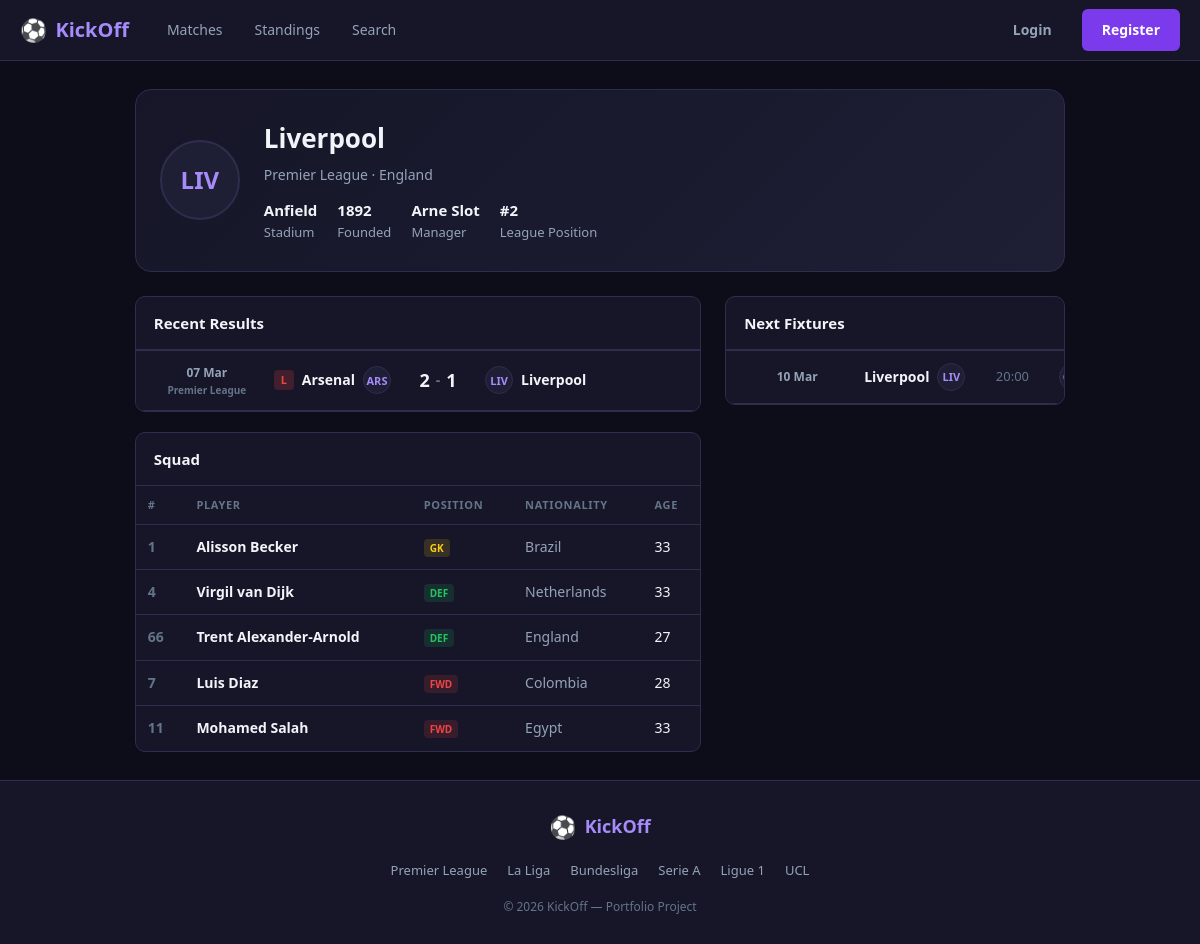
Screenshot of /team.php?id=2 with the database file from the repository.
### tables this page shows
CREATE TABLE teams (
    id         INT PRIMARY KEY AUTO_INCREMENT,
    league_id  INT NOT NULL,
    name       VARCHAR(100) NOT NULL,
    short_name VARCHAR(10)  NOT NULL,
    stadium    VARCHAR(100),
    founded    INT,
    coach      VARCHAR(100),
    FOREIGN KEY (league_id) REFERENCES leagues(id)
);

CREATE TABLE leagues (
    id      INT PRIMARY KEY AUTO_INCREMENT,
    name    VARCHAR(100) NOT NULL,
    country VARCHAR(100) NOT NULL,
    season  VARCHAR(10)  NOT NULL
);

CREATE TABLE matches (
    id           INT PRIMARY KEY AUTO_INCREMENT,
    league_id    INT NOT NULL,
    home_team_id INT NOT NULL,
    away_team_id INT NOT NULL,
    home_score   INT DEFAULT NULL,
    away_score   INT DEFAULT NULL,
    status       ENUM('scheduled','live','finished') NOT NULL DEFAULT 'scheduled',
    match_date   DATETIME NOT NULL,
    matchday     INT,
    venue        VARCHAR(100),
    FOREIGN KEY (league_id)    REFERENCES leagues(id),
    FOREIGN KEY (home_team_id) REFERENCES teams(id),
    FOREIGN KEY (away_team_id) REFERENCES teams(id)
);

CREATE TABLE players (
    id          INT PRIMARY KEY AUTO_INCREMENT,
    team_id     INT NOT NULL,
    name        VARCHAR(100) NOT NULL,
    position    ENUM('GK','DEF','MID','FWD') NOT NULL,
    nationality VARCHAR(100),
    age         INT,
    number      INT,
    FOREIGN KEY (team_id) REFERENCES teams(id)
);

### classes/Team.php (called while the page is built, shortened)
<?php
class Team {
    private mysqli $conn;
    public function __construct(mysqli $conn) {
        $this->conn = $conn;
    }
    public function getById(int $id): ?array {
        $stmt = $this->conn->prepare(
            "SELECT t.*, l.name AS league_name, l.country, l.season
             FROM teams t
             JOIN leagues l ON l.id = t.league_id
             WHERE t.id = ?"
        );
        $stmt->bind_param('i', $id);
        $stmt->execute();
        $team = $stmt->get_result()->fetch_assoc();
        return $team ?: null;
    }
    public function getSquad(int $teamId): array {
        $stmt = $this->conn->prepare(
            "SELECT * FROM players WHERE team_id = ?
             ORDER BY FIELD(position,'GK','DEF','MID','FWD'), number ASC"
        );
        $stmt->bind_param('i', $teamId);
        $stmt->execute();
        $players = $stmt->get_result()->fetch_all(MYSQLI_ASSOC);
        return $players;
    }
}

### classes/Standing.php (called while the page is built, shortened)
<?php
class Standing {
    private mysqli $conn;
    public function __construct(mysqli $conn) {
        $this->conn = $conn;
    }
    public function getByLeague(int $leagueId): array {
        $stmt = $this->conn->prepare(
            "SELECT s.*, t.name AS team_name, t.short_name,
                    (s.goals_for - s.goals_against) AS goal_diff
             FROM standings s
             JOIN teams t ON t.id = s.team_id
             WHERE s.league_id = ?
             ORDER BY s.points DESC, goal_diff DESC, s.goals_for DESC"
        );
        $stmt->bind_param('i', $leagueId);
        $stmt->execute();
        $rows = $stmt->get_result()->fetch_all(MYSQLI_ASSOC);
        return $rows;
    }
    public function getTeamPosition(int $leagueId, int $teamId): int {
        $rows = $this->getByLeague($leagueId);
        foreach ($rows as $i => $row) {
            if ((int)$row['team_id'] === $teamId) return $i + 1;
        }
        return 0;
    }
}

### classes/Match.php (called while the page is built, shortened)
<?php
class FootballMatch {
    private mysqli $conn;
    public function __construct(mysqli $conn) {
        $this->conn = $conn;
    }
    public function getRecentByTeam(int $teamId, int $limit = 5): array {
        $stmt = $this->conn->prepare(
            "SELECT m.*, l.name AS league_name,
                    ht.name AS home_name, ht.short_name AS home_short,
                    at.name AS away_name, at.short_name AS away_short
             FROM matches m
             JOIN leagues l ON l.id = m.league_id
             JOIN teams ht  ON ht.id = m.home_team_id
             JOIN teams at  ON at.id = m.away_team_id
             WHERE (m.home_team_id = ? OR m.away_team_id = ?)
               AND m.status = 'finished'
             ORDER BY m.match_date DESC
             LIMIT ?"
        );
        $stmt->bind_param('iii', $teamId, $teamId, $limit);
        $stmt->execute();
        $matches = $stmt->get_result()->fetch_all(MYSQLI_ASSOC);
        return $matches;
    }
    public function getUpcomingByTeam(int $teamId, int $limit = 3): array {
        $stmt = $this->conn->prepare(
            "SELECT m.*, l.name AS league_name,
                    ht.name AS home_name, ht.short_name AS home_short,
                    at.name AS away_name, at.short_name AS away_short
             FROM matches m
             JOIN leagues l ON l.id = m.league_id
             JOIN teams ht  ON ht.id = m.home_team_id
             JOIN teams at  ON at.id = m.away_team_id
             WHERE (m.home_team_id = ? OR m.away_team_id = ?)
               AND m.status = 'scheduled'
             ORDER BY m.match_date ASC
             LIMIT ?"
        );
        $stmt->bind_param('iii', $teamId, $teamId, $limit);
        $stmt->execute();
        $matches = $stmt->get_result()->fetch_all(MYSQLI_ASSOC);
        return $matches;
    }
}

### team.php (the view, shortened to what this page needs)
<?php
require_once 'classes/Team.php';
require_once 'classes/Match.php';
require_once 'classes/Standing.php';
$db         = Database::getInstance()->getConn();
$teamObj    = new Team($db);
$matchObj   = new FootballMatch($db);
$standingObj = new Standing($db);
$id   = isset($_GET['id']) ? (int)$_GET['id'] : 0;
$team = $teamObj->getById($id);
$squad    = $teamObj->getSquad($id);
$recent   = $matchObj->getRecentByTeam($id, 5);
$upcoming = $matchObj->getUpcomingByTeam($id, 3);
$position = $standingObj->getTeamPosition((int)$team['league_id'], $id);
$squadByPos = ['GK' => [], 'DEF' => [], 'MID' => [], 'FWD' => []];
foreach ($squad as $p) {
    $squadByPos[$p['position']][] = $p;
}
function resultBadge(array $match, int $teamId): string {
    $isHome = (int)$match['home_team_id'] === $teamId;
    $scored  = $isHome ? (int)$match['home_score'] : (int)$match['away_score'];
    $conceded = $isHome ? (int)$match['away_score'] : (int)$match['home_score'];
    return '<span class="result-badge result-l">L</span>';
}
?>
<!DOCTYPE html>
<html lang="en">
<head>
    <link rel="stylesheet" href="<?= BASE_URL ?>/css/style.css">
</head>
<body>
<?php include 'includes/navbar.php'; ?>
<div class="page-container">
    <div class="team-hero">
        <div class="team-hero-badge"><?= htmlspecialchars($team['short_name']) ?></div>
        <div class="team-hero-info">
            <div style="display:flex;align-items:center;gap:14px;flex-wrap:wrap;">
                <h1><?= htmlspecialchars($team['name']) ?></h1>
            </div>
            <p><?= htmlspecialchars($team['league_name']) ?> · <?= htmlspecialchars($team['country']) ?></p>
            <div class="team-hero-meta">
                <?php if ($team['stadium']): ?>
                <div class="meta-item">
                    <strong><?= htmlspecialchars($team['stadium']) ?></strong>
                    Stadium
                </div>
                <?php endif; ?>
                <?php if ($team['founded']): ?>
                <div class="meta-item">
                    <strong><?= $team['founded'] ?></strong>
                    Founded
                </div>
                <?php endif; ?>
                <?php if ($team['coach']): ?>
                <div class="meta-item">
                    <strong><?= htmlspecialchars($team['coach']) ?></strong>
                    Manager
                </div>
                <?php endif; ?>
                <?php if ($position): ?>
                <div class="meta-item">
                    <strong>#<?= $position ?></strong>
                    League Position
                </div>
                <?php endif; ?>
            </div>
        </div>
    </div>
    <div class="two-col">
        <div>
            <?php if (!empty($recent)): ?>
            <div class="card" style="margin-bottom:20px;">
                <div class="card-header"><h2>Recent Results</h2></div>
                <div class="card-body" style="padding:0;">
                    <div class="matches-list">
                        <?php foreach ($recent as $m): ?>
                        <a href="<?= BASE_URL ?>/match.php?id=<?= $m['id'] ?>" class="match-row"
                           style="margin:0;border-radius:0;border-left:none;border-right:none;">
                            <div class="match-time">
                                <?= date('d M', strtotime($m['match_date'])) ?>
                                <div style="font-size:10px;color:var(--text-dim);"><?= htmlspecialchars($m['league_name']) ?></div>
                            </div>
                            <div class="match-team home">
                                <?= resultBadge($m, $id) ?>
                                <span><?= htmlspecialchars($m['home_name']) ?></span>
                                <div class="team-badge"><?= htmlspecialchars($m['home_short']) ?></div>
                            </div>
                            <div class="match-score">
                                <?= $m['home_score'] ?><span class="score-sep">-</span><?= $m['away_score'] ?>
                            </div>
                            <div class="match-team away">
                                <div class="team-badge"><?= htmlspecialchars($m['away_short']) ?></div>
                                <span><?= htmlspecialchars($m['away_name']) ?></span>
                            </div>
                        </a>
                        <?php endforeach; ?>
                    </div>
                </div>
            </div>
            <?php endif; ?>
            <div class="card">
                <div class="card-header"><h2>Squad</h2></div>
                <div class="table-wrapper">
                    <table class="squad-table">
                        <thead>
                            <tr>
                                <th>#</th>
                                <th>Player</th>
                                <th>Position</th>
                                <th>Nationality</th>
                                <th>Age</th>
                            </tr>
                        </thead>
                        <tbody>
                        <?php foreach ($squadByPos as $pos => $players):
                            if (empty($players)) continue;
                            foreach ($players as $p):
                        ?>
                        <tr>
                            <td style="color:var(--text-dim);font-weight:700;"><?= $p['number'] ?></td>
                            <td>
                                <a href="<?= BASE_URL ?>/player.php?id=<?= $p['id'] ?>" class="player-link">
                                    <?= htmlspecialchars($p['name']) ?>
                                </a>
                            </td>
                            <td><span class="pos-badge pos-<?= $p['position'] ?>"><?= $p['position'] ?></span></td>
                            <td style="color:var(--text-muted);"><?= htmlspecialchars($p['nationality'] ?? '—') ?></td>
                            <td><?= $p['age'] ?? '—' ?></td>
                        </tr>
                        <?php endforeach; endforeach; ?>
                        </tbody>
                    </table>
                </div>
            </div>
        </div>
        <div>
            <?php if (!empty($upcoming)): ?>
            <div class="card">
                <div class="card-header"><h2>Next Fixtures</h2></div>
                <div class="card-body" style="padding:0;">
                    <?php foreach ($upcoming as $m): ?>
                    <a href="<?= BASE_URL ?>/match.php?id=<?= $m['id'] ?>" class="match-row"
                       style="border-radius:0;border-left:none;border-right:none;">
                        <div class="match-time">
                            <?= date('d M', strtotime($m['match_date'])) ?>
                        </div>
                        <div class="match-team home">
                            <span><?= htmlspecialchars($m['home_name']) ?></span>
                            <div class="team-badge"><?= htmlspecialchars($m['home_short']) ?></div>
                        </div>
                        <div class="match-score scheduled"><?= date('H:i', strtotime($m['match_date'])) ?></div>
                        <div class="match-team away">
                            <div class="team-badge"><?= htmlspecialchars($m['away_short']) ?></div>
                        </div>
                    </a>
                    <?php endforeach; ?>
                </div>
            </div>
            <?php endif; ?>
        </div>
    </div>
</div>
<?php include 'includes/footer.php'; ?>
</body>
</html>

### rows the page displays
teams: short_name "LIV", name "Liverpool", league.name "Premier League", league.country "England", stadium "Anfield", founded "1892", coach "Arne Slot"
matches: match_date "07 Mar", league.name "Premier League", home_team.name "Arsenal", home_team.short_name "ARS", home_score "2", away_score "1", away_team.short_name "LIV", away_team.name "Liverpool"
players: number "1", name "Alisson Becker", position "GK", nationality "Brazil", age "33"
players: number "4", name "Virgil van Dijk", position "DEF", nationality "Netherlands", age "33"
players: number "66", name "Trent Alexander-Arnold", position "DEF", nationality "England", age "27"
players: number "7", name "Luis Diaz", position "FWD", nationality "Colombia", age "28"
players: number "11", name "Mohamed Salah", position "FWD", nationality "Egypt", age "33"
matches: match_date "10 Mar", home_team.name "Liverpool", home_team.short_name "LIV", match_date "20:00"

### other values shown
SITE_NAME "KickOff"
$position "2"
